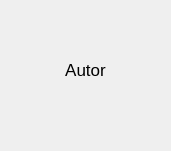
     <widget class="QWidget" name="widget_2" native="true">
      <property name="geometry">
       <rect>
        <x>90</x>
        <y>270</y>
        <width>171</width>
        <height>151</height>
       </rect>
      </property>
      <widget class="QLabel" name="label_10">
       <property name="geometry">
        <rect>
         <x>60</x>
         <y>10</y>
         <width>51</width>
         <height>41</height>
        </rect>
       </property>
       <property name="text">
        <string/>
       </property>
       <property name="pixmap">
        <pixmap resource="Recursos.qrc">:/Icons/chef.png</pixmap>
       </property>
       <property name="scaledContents">
        <bool>true</bool>
       </property>
      </widget>
      <widget class="QLabel" name="label_11">
       <property name="geometry">
        <rect>
         <x>10</x>
         <y>60</y>
         <width>151</width>
         <height>20</height>
        </rect>
       </property>
       <property name="font">
        <font>
         <family>Arial</family>
         <pointsize>13</pointsize>
        </font>
       </property>
       <property name="text">
        <string>Autor</string>
       </property>
       <property name="alignment">
        <set>Qt::AlignmentFlag::AlignCenter</set>
       </property>
      </widget>
      <widget class="QLabel" name="autor">
       <property name="geometry">
        <rect>
         <x>8</x>
         <y>89</y>
         <width>161</width>
         <height>41</height>
        </rect>
       </property>
       <property name="font">
        <font>
         <family>Arial</family>
         <pointsize>13</pointsize>
         <bold>true</bold>
        </font>
       </property>
       <property name="text">
        <string/>
       </property>
       <property name="alignment">
        <set>Qt::AlignmentFlag::AlignCenter</set>
       </property>
       <property name="wordWrap">
        <bool>true</bool>
       </property>
      </widget>
     </widget>
